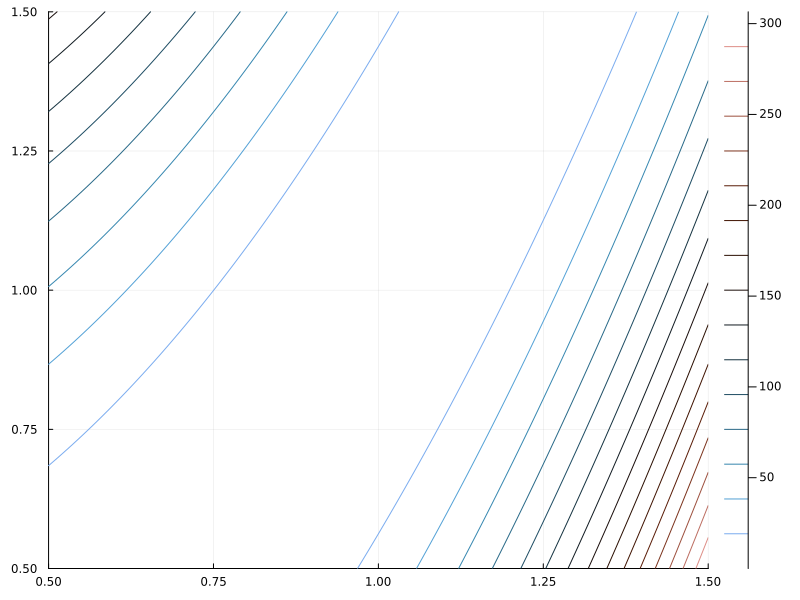

The script that saved this image:
using Plots;

f(x, y) = 100(y-x^2)^2 + (1-x)^2

x = range(0.5, 1.5, length=160)
y = range(0.5, 1.5, length=120)
z = @. f(x', y)
plt1=contour(x, y, z,c=:berlin,size=(800,600))
savefig(plt1,"ex6.png")